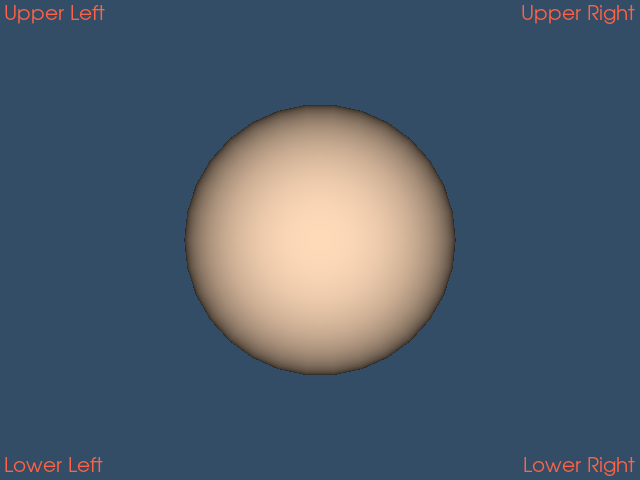

Write the Python code that produced this figure.
#!/usr/bin/env python

# Demonstrate fixed text in the corners of the viewport using
# vtkCornerAnnotation, overlaid on a simple 3D scene.

# Factory overrides: importing these modules registers the OpenGL rendering
# and interaction style implementations for vtkRenderingCore factory classes.
import vtkmodules.vtkInteractionStyle  # noqa: F401
import vtkmodules.vtkRenderingFreeType  # noqa: F401
import vtkmodules.vtkRenderingOpenGL2  # noqa: F401
# VTK pipeline classes used in this example
from vtkmodules.vtkFiltersSources import vtkSphereSource
from vtkmodules.vtkRenderingAnnotation import vtkCornerAnnotation
from vtkmodules.vtkRenderingCore import (
    vtkActor,
    vtkPolyDataMapper,
    vtkRenderWindow,
    vtkRenderWindowInteractor,
    vtkRenderer,
)

# Colors (normalized RGB)
peach_puff_rgb = (1.0, 0.855, 0.725)
tomato_rgb = (1.0, 0.388, 0.278)
background_rgb = (0.200, 0.302, 0.400)

# Source: generate a sphere
source = vtkSphereSource()
source.SetThetaResolution(30)
source.SetPhiResolution(30)

# Mapper: map polygon data to graphics primitives
mapper = vtkPolyDataMapper()
mapper.SetInputConnection(source.GetOutputPort())

# Actor: assign the mapped geometry
actor = vtkActor()
actor.SetMapper(mapper)
actor.GetProperty().SetColor(peach_puff_rgb)

# Corner annotation: fixed text in each corner of the viewport
corner = vtkCornerAnnotation()
corner.SetLinearFontScaleFactor(2)
corner.SetNonlinearFontScaleFactor(1)
corner.SetMaximumFontSize(20)
corner.SetText(0, "Lower Left")
corner.SetText(1, "Lower Right")
corner.SetText(2, "Upper Left")
corner.SetText(3, "Upper Right")
corner.GetTextProperty().SetColor(tomato_rgb)

# Renderer: assemble the scene and configure the camera
renderer = vtkRenderer()
renderer.AddActor(actor)
renderer.AddViewProp(corner)
renderer.SetBackground(background_rgb)

# Render window: display the rendered scene
render_window = vtkRenderWindow()
render_window.AddRenderer(renderer)
render_window.SetWindowName("corner")
render_window.SetMultiSamples(0)
render_window.SetSize(640, 480)

# Interactor: handle mouse and keyboard events
render_window_interactor = vtkRenderWindowInteractor()
render_window_interactor.SetRenderWindow(render_window)

# Scene: configure the camera
renderer.ResetCamera()

# Start: launch the interactive visualization
render_window_interactor.Initialize()
render_window_interactor.Start()
